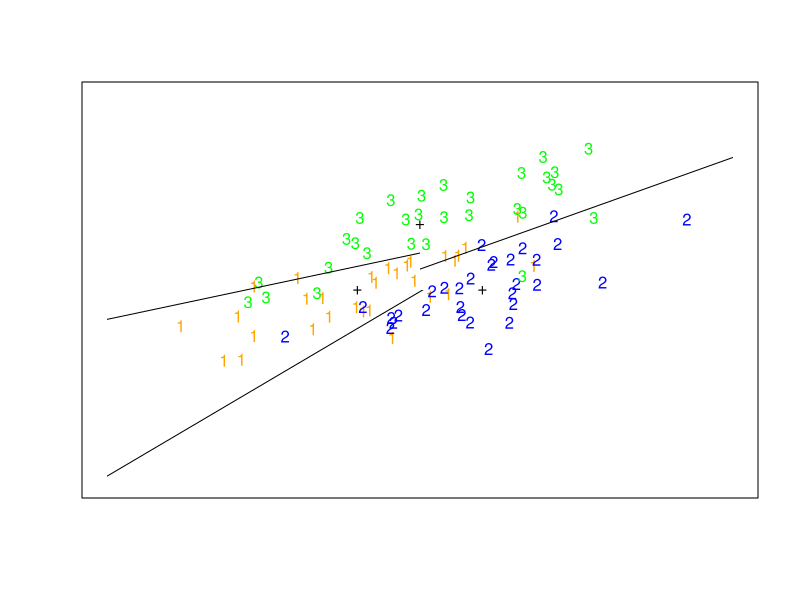

This chart was generated by the following R code:
# file LDA/sim-4-5.R
# copyright (C) 2018 Lijun Wang <szcfweiya.gamil.com>
#
# This program is to simulate figure 4.5 in the book called The Elements of Statistical Learning.
# You also can found the translated documents from https://esl.hohoweiya.xyz
#
# The simulated data is from three gaussian distributions which have
# different means but same covariance.
library(MASS)
library(mvtnorm)
#sigma = diag(1, 2, 2)
sigma = matrix(c(2,1,1,1), nrow = 2)
mu1 = c(-1, 0)
mu2 = c(1, 0)
mu3 = c(0, 1.7)

N = 1000
set.seed(123)
dm1 = mvrnorm(N, mu1, sigma)
dm2 = mvrnorm(N, mu2, sigma)
dm3 = mvrnorm(N, mu3, sigma)
z1 = dmvnorm(dm1, mu1, sigma)
z2 = dmvnorm(dm2, mu2, sigma)
z3 = dmvnorm(dm3, mu3, sigma)
lev1 = quantile(as.numeric(z1), 0.05)
lev2 = quantile(as.numeric(z2), 0.05)
lev3 = quantile(as.numeric(z3), 0.05)
# contour(dm1[,1],dm1[,2],z1,levels = lev1)
# 
# Error in contour.default(dm1[, 1], dm1[, 2], z1, levels = lev1) :
#   需要递增的'x'和'y'值
# myContour <- function(mu, sigma, level, col, n=100){
#   x.points <- seq(-5,5,length.out=n)
#   y.points <- x.points
#   z <- matrix(0,nrow=n,ncol=n)
#   for (i in 1:n) {
#     for (j in 1:n) {
#       z[i,j] <- dmvnorm(c(x.points[i],y.points[j]),
#                         mean=mu,sigma=sigma)
#     }
#   }
#   contour(x.points,y.points,z, levels = level, col = col, xlim = c(-10, 10), ylim = c(-10, 10), labels = "")
# }
# myContour(mu1, sigma, lev1, "orange")
# myContour(mu2, sigma, lev2, "blue")
# myContour(mu3, sigma, lev3, "green")
# 
# CANNOT put multi contour in one single figure



## ##############################################
## right panel
## ##############################################

N = 30

set.seed(123)
dm1 = mvrnorm(N, mu1, sigma)
dm2 = mvrnorm(N, mu2, sigma)
dm3 = mvrnorm(N, mu3, sigma)

m12 = lda(rbind(dm1, dm2), rep(c("c1","c2"), each=N))
m13 = lda(rbind(dm1, dm3), rep(c("c1","c3"), each=N))
m23 = lda(rbind(dm2, dm3), rep(c("c2","c3"), each=N))

calcY <- function(c, x) { return(-1*c[1]*x/c[2]) }

calcLD <- function(object) {
  mu = object$means
  mu.pool = colSums(mu)/2 ## (mu1+mu2)/2
  scaling = object$scaling
  intercept = sum(scaling * mu.pool)/scaling[2]
  slope = -1* scaling[1]/scaling[2]
  return(c(intercept, slope))
}

#plot
png("sim-fig-4-5-r-2.png")
plot(dm1[, 1], dm1[, 2], col = "orange", pch="1", 
     xlim = c(-5, 5), ylim = c(-5, 5), 
     xaxt="n", yaxt="n", xlab = "", ylab = "")
points(dm2[, 1], dm2[, 2], col = "blue", pch="2")
points(dm3[, 1], dm3[, 2], col = "green", pch="3")
points(rbind(mu1, mu2, mu3), pch="+", col="black")
clip(-5,5,-5,0) # refer to https://stackoverflow.com/questions/26472563/how-to-define-graphical-bounds-of-abline-linear-regression-in-r
#abline(0, -1*m12$scaling[1]/m12$scaling[2])
abline(calcLD(m12))
clip(-5,0,-5,5)
#abline(0, -1*m13$scaling[1]/m13$scaling[2])
abline(calcLD(m13))
clip(0,5,-5,5)
#abline(0, -1*m23$scaling[1]/m23$scaling[2])
abline(calcLD(m23))
dev.off()

## #######################################
## directly compute
## ######################################

## sample mean
zmu1 = colMeans(dm1)
zmu2 = colMeans(dm2)
zmu3 = colMeans(dm3)

## sample variance
zs1 = var(dm1)
zs2 = var(dm2)
zs3 = var(dm3)
zs12 = (zs1+zs2)/2 ## ((n1-1)S1+(n2-1)S2)/(n1+n2-2)
zs13 = (zs1+zs3)/2
zs23 = (zs2+zs3)/2

## #############################
## coef:
##   a = S^{-1}(mu1-mu2)
## #############################
za12 = solve(zs12) %*% (zmu1-zmu2)
za12
za13 = solve(zs13) %*% (zmu1-zmu3)
za13
za23 = solve(zs23) %*% (zmu2-zmu3)
za23

## ############################
## constant
##    0.5*a'(mu1+mu2)
## ############################
c12 = sum(za12 * (zmu1+zmu2)/2)
c13 = sum(za13 * (zmu1+zmu3)/2)
c23 = sum(za23 * (zmu2+zmu3)/2)

calcLD2 <- function(za, c) {return(c(c/za[2], -za[1]/za[2]))}
calcLD2(za12, c12)
calcLD2(za13, c13)
calcLD2(za23, c23)
cat("for class 1 and class 2",
    "\nuse lda results: ", calcLD(m12), "\ncompute directly: ", calcLD2(za12, c12),
    "\n",
    "\nfor class 1 and class 3", 
    "\nuse lda results: ", calcLD(m13), "\ncompute directly: ", calcLD2(za13, c13), 
    "\n",
    "\nfor class 2 and class 3",
    "\nuse lda results: ", calcLD(m23), "\ncompute directly: ", calcLD2(za23, c23))
